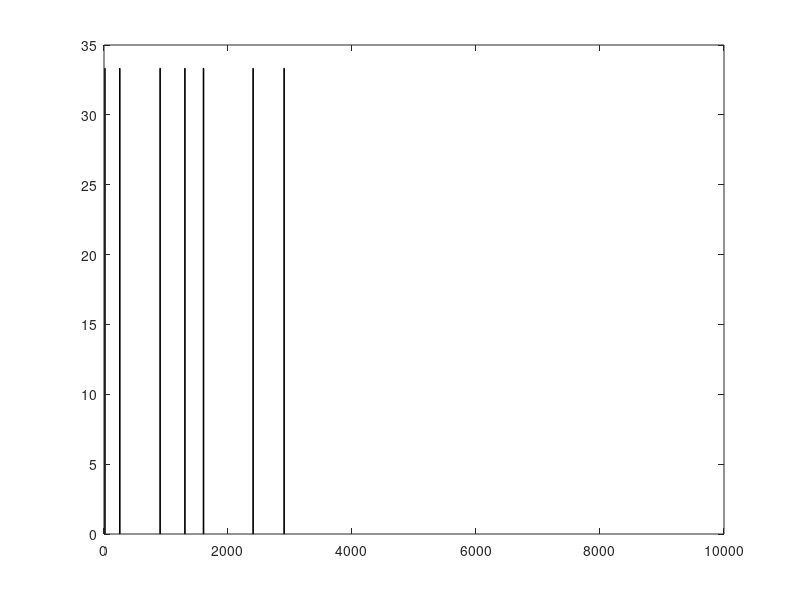

MATLAB code for this plot:
clear;


% function  fCurve = psth(times, binsize, fs, ntrials, triallen, varargin)
% PSTH Computes the peri-stimulus time histogram from spike times.
% The routine plots the trial averaged spike rate as a function of time.
% H = PSTH(TIMES, BINSIZE, FS,NTRIALS,TRIALLEN)
% H = PSTH(TIMES, BINSIZE, FS,NTRIALS,TRIALLEN ,AXESHANDLE)
% TIMES - spike times (samples)
% BINSIZE - binwidth (ms)
% FS - sampling rate (hz)
% NTRIALS - number of trials
% TRIALLEN - length of a trial (samples)
% H - plot handle
%
% An example:
% %spike times can be specified in continuous time 
% %here we have 3 trials and a trial length of 1000 samples
times = [10, 250, 900, 1300, 1600, 2405, 2900];
%
% %the same spike times can also be specified per trial
% t2 =[10, 250, 900, 300, 600, 405, 900];
% r = psth(t,10,1000,3,1000) ;
% r2 = psth(t2,10,1000,3,1000);
%
% Author: Rajiv Narayan
% askrajiv@gmail.com
% Boston University, Boston, MA

binsize = 10;
fs = 1000;
ntrials = 3;
triallen = 10000;




h_color ='k';
% nin=nargin;

% error(nargchk(5,6, nin));

% switch(nin)
%  
%  case 5 %no plot handle
%   figure;
%   h=gca;
%   
%  case 6
%   if(ishandle(varargin{1}))
%     h=varargin{1};
%   else
%     error('Invalid Plot handle');
%   end
% 
% end

%Compute PSTH        
lastBin = binsize * ceil((triallen-1)*(1000/(fs*binsize)));
edges = 0 : binsize : lastBin;	
x = (mod(times-1,triallen)+1)*(1000/fs);
r = (histc(x,edges)*1000) / (ntrials*binsize);
fCurve = x;
%Plot histogram        
% axes(h);
figure;
ph=bar(edges(1:end-1),r(1:end-1),'histc');
set(ph,'edgecolor',h_color,'facecolor',h_color);

